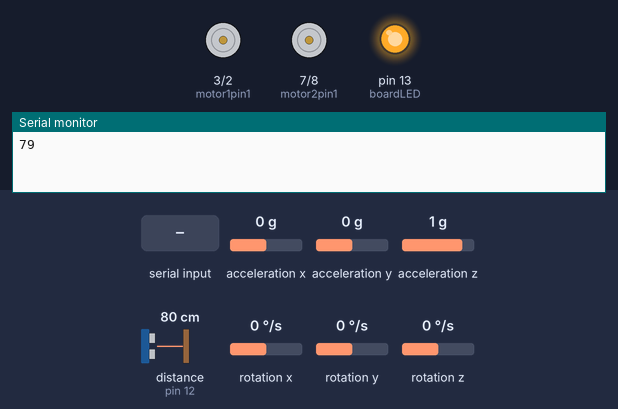
A sketch run on a simulated Arduino Uno, built with avr-gcc and run on an emulated ATmega328P. On the bench: motor-driver pin pairs drawn as motors (green arrow = first pin HIGH = forward, orange = second pin HIGH = backward, longer = more drive, scaled by the enable pin), output pins drawn as LEDs (lit = HIGH), the last lines printed to the serial monitor. Wiring (inferred from the names in the program): ultrasonic range finder: trigger pin 11; echo pin 12. The inputs (shaded band) are chosen by the test bench; at power-on: acceleration x 0 g, acceleration y 0 g, acceleration z 1 g, distance to the obstacle (sensor on pin 12) 80 cm, rotation x 0 °/s, rotation y 0 °/s, rotation z 0 °/s. The echo pulse lasts 58.3 µs per cm; pins used as bus, display or sensor lines are not drawn.

Above: at 1.2 s.
1.3 s: byte 3 (3) received over Serial
At 1.8 s:
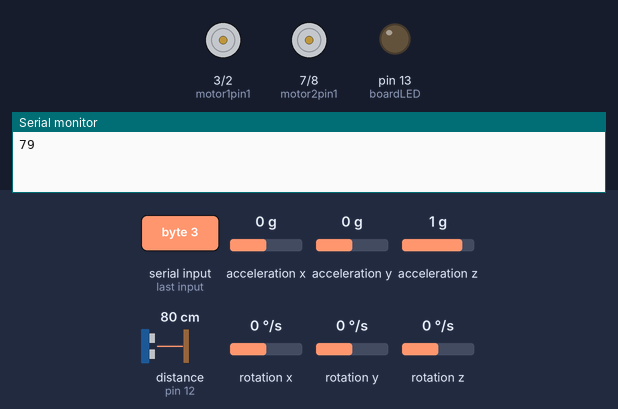
2.8 s: byte 1 (1) received over Serial
At 4.0 s:
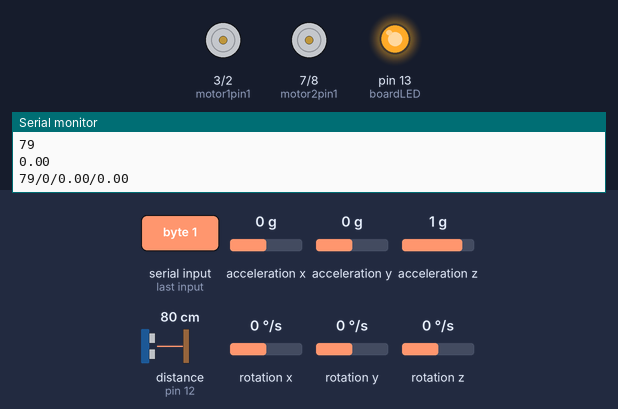
4.3 s: byte 0 (0) received over Serial
At 5.3 s:
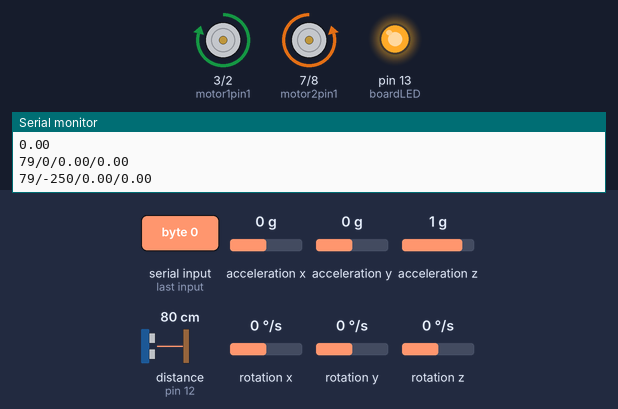
5.8 s: byte 2 (2) received over Serial
At 6.4 s:
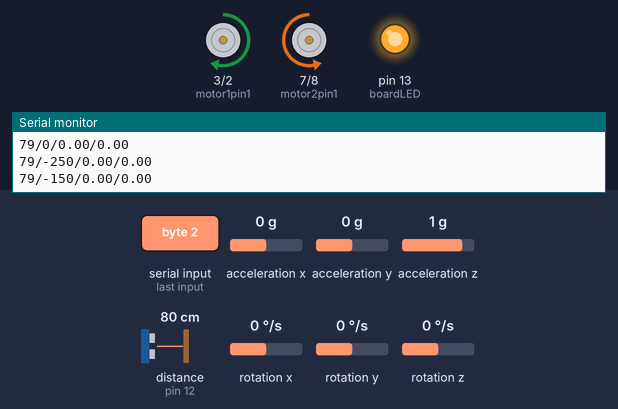
7.3 s: byte 4 (4) received over Serial
At 7.6 s:
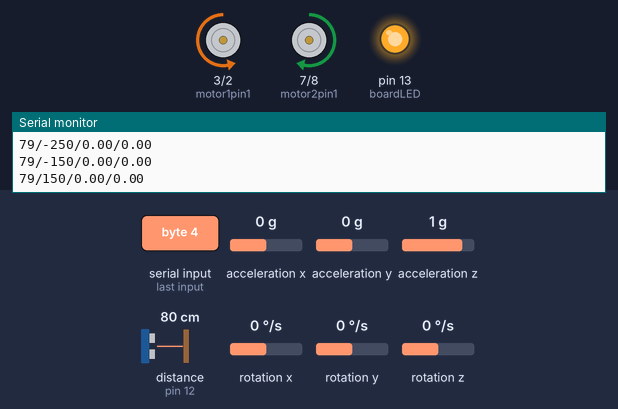
8.8 s: byte 5 (5) received over Serial
At 9.9 s:
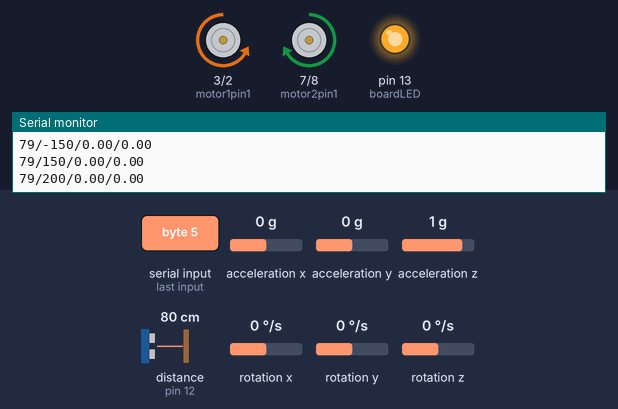
Timing chart, 0 to 11.3 s (numbered marks = the images above; inputs shaded):
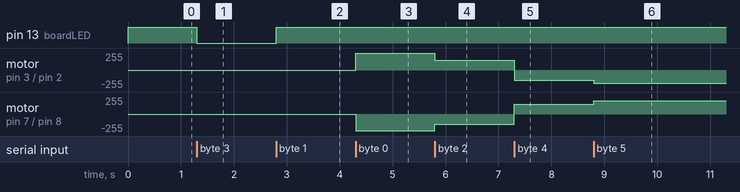

Measured:
- after the input at 1.3 s, pin 13 (boardLED): HIGH → LOW at once
- after the input at 2.8 s, pin 13 (boardLED): LOW → HIGH at once
- after the input at 4.3 s, motor on pin 3 (motor1pin1) / pin 2 (motor1pin2): stopped → forward 250/255 at once; motor on pin 7 (motor2pin1) / pin 8 (motor2pin2): stopped → backward 250/255 at once
- after the input at 5.8 s, motor on pin 3 (motor1pin1) / pin 2 (motor1pin2): forward 250/255 → forward 150/255 at once; motor on pin 7 (motor2pin1) / pin 8 (motor2pin2): backward 250/255 → backward 150/255 at once
- after the input at 7.3 s, motor on pin 3 (motor1pin1) / pin 2 (motor1pin2): forward 150/255 → backward 150/255 at once; motor on pin 7 (motor2pin1) / pin 8 (motor2pin2): backward 150/255 → forward 150/255 at once
- after the input at 8.8 s, motor on pin 3 (motor1pin1) / pin 2 (motor1pin2): backward 150/255 → backward 200/255 at once; motor on pin 7 (motor2pin1) / pin 8 (motor2pin2): forward 150/255 → forward 200/255 at once

The sketch:

arduinoCartPole.ino
```cpp
#include <MPU6050.h>    //Korneliusz Jarzebski’s MPU6050 library from GitHub.
#include <Wire.h>

float testArray[3]= {1.0, 2.0, 3.0};
/*

  On Board LED
    OnBoardLED: Pin13 - leave this pin empty!!!

  Ultrasonic sensor pins:
    VCC: +5VDC
    Trig : Trigger (Input) - Pin11
    Echo: Echo (OUtput) - Pin12
    GND: GND

  MPU 6050 gyroscope pins:
    VCC: +5VDC
    GND: GND
    SCL: SCL
    SDA: SDA

  Motor pinout
    Motor1
      OUT1: Pin1
      OUT2: Pin2
      ENA: PWMPin5
    Motor2
      OUT3: Pin7
      OUT4: Pin8
      ENB: PWMPin10
*/

// MOTOR PINS
int motor1pin1 = 3;
int motor1pin2 = 2;
int motor1PWM = 5;
int motor2pin1 = 7;
int motor2pin2 = 8;
int motor2PWM = 10;
int boardLED = 13;


// ULTRASONIC SENSOR PINS
int trigPin = 11;   // Trigger
int echoPin = 12;   // Echo

MPU6050 mpu;
int initializedCart = 0;   // initialize the distance for the cart
int speed = 0;  // 150 - 255
int motorDirection = 3; // Serial Input to determine which direction to send the motor in. 3 = stationary
int velocity = 0;

void moveCart(int direction)
{
    // 0-2 towards wall 0 - fast, 2 - slow
    // 3 stop
    // 4-6 away from wall, 4 slow, 6 fast

    if(direction == 0)  // 0-2 towards wall 0 - fast, 2 - slow
    {
      speed = 250;
      analogWrite(motor1PWM, speed);
      analogWrite(motor2PWM, speed);
      digitalWrite(motor1pin1, HIGH);
      digitalWrite(motor1pin2, LOW);
      digitalWrite(motor2pin1, LOW);
      digitalWrite(motor2pin2, HIGH);
    }
    else if(direction == 1)  // 0-2 towards wall 0 - fast, 2 - slow
    {
      speed = 200;
      analogWrite(motor1PWM, speed);
      analogWrite(motor2PWM, speed);
      digitalWrite(motor1pin1, HIGH);
      digitalWrite(motor1pin2, LOW);
      digitalWrite(motor2pin1, LOW);
      digitalWrite(motor2pin2, HIGH);
    }
    else if(direction == 2)  // 0-2 towards wall 0 - fast, 2 - slow
    {
      speed = 150;
      analogWrite(motor1PWM, speed);
      analogWrite(motor2PWM, speed);
      digitalWrite(motor1pin1, HIGH);
      digitalWrite(motor1pin2, LOW);
      digitalWrite(motor2pin1, LOW);
      digitalWrite(motor2pin2, HIGH);
    }
    else if(direction == 4)  // 4-6 away from wall, 4 slow, 6 fast
    {
      speed = 150;
      analogWrite(motor1PWM, speed);
      analogWrite(motor2PWM, speed);
      digitalWrite(motor1pin1, LOW);
      digitalWrite(motor1pin2, HIGH);
      digitalWrite(motor2pin1, HIGH);
      digitalWrite(motor2pin2, LOW);
    }
    else if(direction == 5)  // 4-6 away from wall, 4 slow, 6 fast
    {
      speed = 200;
      analogWrite(motor1PWM, speed);
      analogWrite(motor2PWM, speed);
      digitalWrite(motor1pin1, LOW);
      digitalWrite(motor1pin2, HIGH);
      digitalWrite(motor2pin1, HIGH);
      digitalWrite(motor2pin2, LOW);
    }
    else if(direction == 6)  // 4-6 away from wall, 4 slow, 6 fast
    {
      speed = 250;
      analogWrite(motor1PWM, speed);
      analogWrite(motor2PWM, speed);
      digitalWrite(motor1pin1, LOW);
      digitalWrite(motor1pin2, HIGH);
      digitalWrite(motor2pin1, HIGH);
      digitalWrite(motor2pin2, LOW);
    }
    else  // 3 = stationary
    {
      speed=0;
      analogWrite(motor1PWM, speed);
      analogWrite(motor2PWM, speed);
      digitalWrite(motor1pin1, LOW);
      digitalWrite(motor1pin2, LOW);
      digitalWrite(motor2pin1, LOW);
      digitalWrite(motor2pin2, LOW);
    }
}  // END MOVE

int verticalInitialization = 0;
long distance = 0;
float poleAngle = 0;
float angularVelocity = 0;
float serialCommunication[4];  //[Cart Position, Cart velocity, Pole Angle, Pole Angular Velocity]

void setup() {
  // Serial Port begin
  Serial.begin(115200);
  pinMode(boardLED, OUTPUT);
  digitalWrite(boardLED, LOW);  // turn the light off to check the MPU
  while(!mpu.begin(MPU6050_SCALE_2000DPS, MPU6050_RANGE_2G))
  {
    delay(500);
  }
  mpu.calibrateGyro();
  digitalWrite(boardLED, HIGH); // LIGHT TURNS ON AFTER MPU IS ON, THEN YOU CAN RUN PYTHON SCRIPT
  pinMode(trigPin, OUTPUT);
  pinMode(echoPin, INPUT);
  pinMode(motor1pin1, OUTPUT);
  pinMode(motor1pin2, OUTPUT);
  pinMode(motor1PWM, OUTPUT);
  pinMode(motor2pin1, OUTPUT);
  pinMode(motor2pin2, OUTPUT);
  pinMode(motor2PWM, OUTPUT);
  // make sure the motors are off to start
  digitalWrite(motor1pin1, LOW);
  digitalWrite(motor1pin2, LOW);
  digitalWrite(motor2pin1, LOW);
  digitalWrite(motor2pin2, LOW);
}

void loop() {
  // The sensor is triggered by a HIGH pulse of 10 or more microseconds.
  // Give a short LOW pulse beforehand to ensure a clean HIGH pulse;

if(initializedCart == 0)
  {
    moveCart(3);  // 1 is stop the cart
    digitalWrite(trigPin, LOW);
    delayMicroseconds(5);
    digitalWrite(trigPin, HIGH);
    delayMicroseconds(10);
    digitalWrite(trigPin, LOW);
    pinMode(echoPin, INPUT);
    distance = pulseIn(echoPin, HIGH);
    distance = (distance/2.0) / 29.1;  //int cm = (distance/2) / 29.1;
    Serial.println(distance);
    Serial.flush();
    while(Serial.available()==0)
    {}
    if(Serial.available()>0) {
      motorDirection = Serial.read();
    }
    if(motorDirection == 1)
    {}
    else if(motorDirection == 3)  // 3 = motor pins are already in LOW/LOW, cart is initialized and ready to go
    {
      digitalWrite(boardLED, LOW);  // turn off the light that was turned on when the gyroscope was online
      initializedCart = 1;
      delay(500);
    }
  }  // END CART centered INITIALIZATION
  else if (initializedCart == 1)
  {

    Vector normAccel = mpu.readNormalizeAccel();
    poleAngle = (atan2(normAccel.XAxis, normAccel.ZAxis)*180.0)/M_PI;
    Serial.println(poleAngle);
    Serial.flush();

    while(Serial.available()==0)
    {}

    if(Serial.available()>0) {
      verticalInitialization = Serial.read();
    }
    if(verticalInitialization == 0) {}
    else if (verticalInitialization == 1)
    {
      initializedCart = 2;
      digitalWrite(boardLED, HIGH);  // Cart is initialized and ready to go, turn on the board LED!
    }

  }
  else if (initializedCart == 2)  // CART IS INITIALIZED,
  {
    // Run the episode.  Send state information, execute action given from NN, repeat until get signal to end
    // The state for each step = [Cart position, cart velocity, pole angle, pole angle velocity]
    digitalWrite(trigPin, LOW);
    delayMicroseconds(5);
    digitalWrite(trigPin, HIGH);
    delayMicroseconds(10);
    digitalWrite(trigPin, LOW);
    pinMode(echoPin, INPUT);
    distance = pulseIn(echoPin, HIGH); // this is the cart position
    distance = (distance/2.0) / 29.1;  //int cm = (distance/2) / 29.1;
    if(motorDirection==0||motorDirection==1||motorDirection==2)
      velocity = -250+(motorDirection)*50;
    else if(motorDirection==4||motorDirection==5||motorDirection==6)
      velocity = (motorDirection-1)*50;
    else
      velocity = 0;
    Vector normAccel = mpu.readNormalizeAccel();
    poleAngle = (atan2(normAccel.XAxis, normAccel.ZAxis)*180.0)/M_PI;
    Vector normGyro = mpu.readNormalizeGyro();
    angularVelocity=normGyro.YAxis;
    Serial.flush();
    Serial.print(distance);
    Serial.print('/');
    Serial.print(velocity);
    Serial.print('/');
    Serial.print(poleAngle);
    Serial.print('/');
    Serial.println(angularVelocity);
    Serial.flush();

    while(Serial.available()==0)
    {}
    if(Serial.available()>0) {
      motorDirection = Serial.read(); // incoming data = 0 towards wall, 1 away from wall, 2 End of episode
    }
    if(motorDirection == 9)
    {
      initializedCart = 0;
      moveCart(3); // end of episode, halt motor and restart
    }
    else
      moveCart(motorDirection);

  }

  delay(50);

}
```
